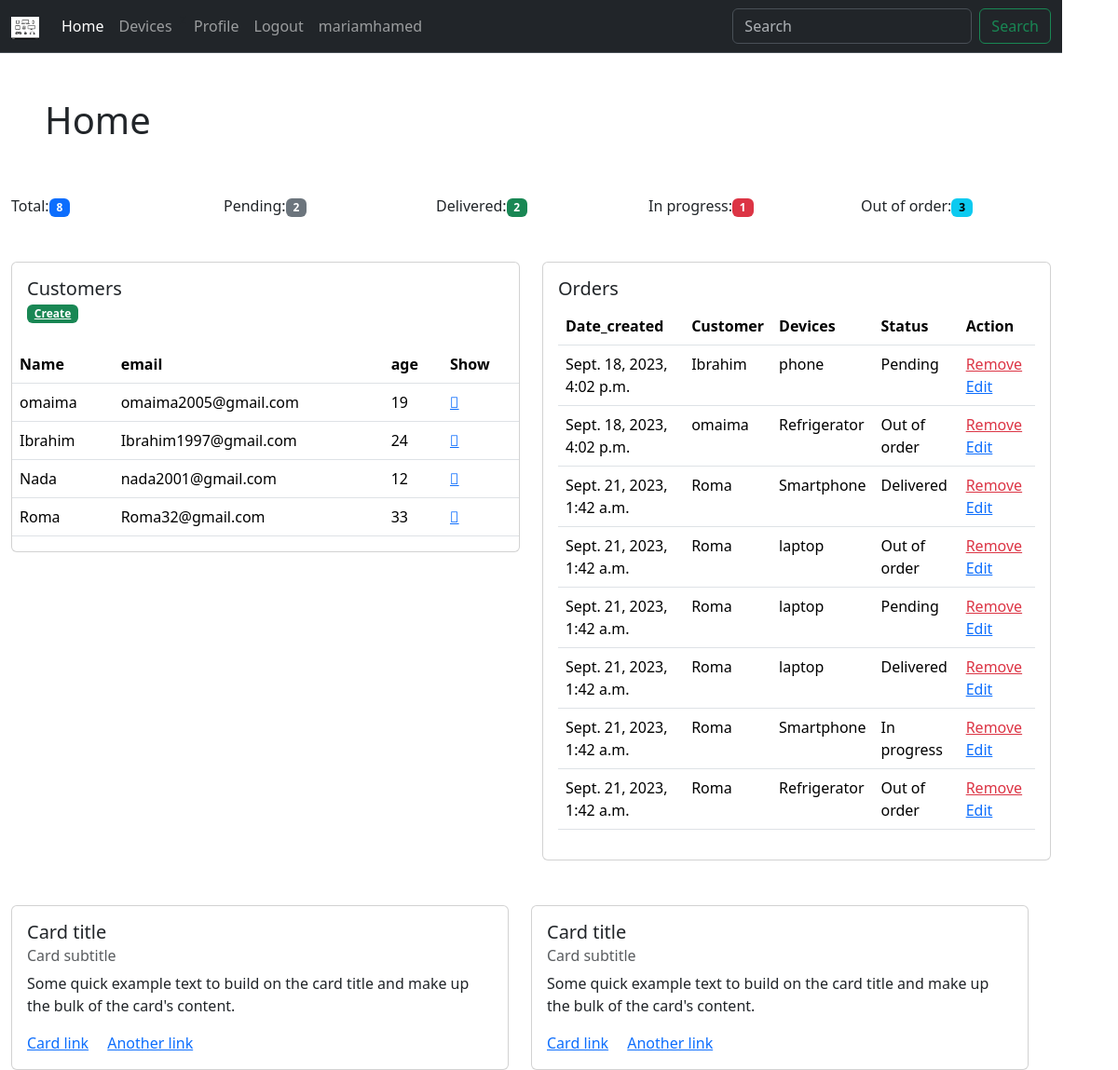
The app's page / (signed in) with its own data.
### Electronicsstore/models.py (models this page shows)
class Customer(models.Model):
    name  = models.CharField(max_length = 90, null =True)
    email = models.CharField(max_length = 90, null = True)
    phone = models.CharField(max_length = 90, null = True)
    age   = models.CharField(max_length = 90, null = True)
    date_created =models.DateTimeField(auto_now_add = True , null=True)
    def __str__(self):
        return self.name

class Order(models.Model):
    STATUS= (
        ('Pending','Pending'),
        ('Delivered','Delivered'),
        ('In progress' , 'In progress'),
        ('Out of order', 'out of ordfer'),
    )
    customer = models.ForeignKey( Customer, null = True , on_delete=models.SET_NULL)
    devices = models.ForeignKey(Devices,null = True ,on_delete =models.SET_NULL )
    date_created =models.DateTimeField(auto_now_add = True , null=True)
    status = models.CharField(max_length =99 , null =True ,choices =STATUS)

class Devices(models.Model):
    STATUSs = (
        ('Technology','Technology'),
        ('Household devices','Household devices'),
    )
    STATUS = (
        ('Iphone','Iphone'),
        ('Samsung','Samsung'),
        ('Huawei','Huawei'),
        ('LG','LG'),
        ('Sony','Sony'),
        ('TOSHIBA','TOSHIBA'),
    )
    type =  models.CharField(max_length = 60 ,null = True ,choices =STATUSs)
    name  = models.CharField(max_length = 60 ,null = True)
    price = models.FloatField(null = True)
    mark  = models.CharField(max_length = 60 ,null = True ,choices =STATUS)
    features = models.CharField(max_length = 60 ,null = True)
    date_created =models.DateTimeField(auto_now_add = True , null=True)
    def __str__(self):
        return self.name

### Electronicsstore/views.py (the view)
# urls.py: path('' ,views.home ,name ="home"),
def home(request):
    customers= Customer.objects.all()
    orders = Order.objects.all()
    T_orders = orders.count()
    p_orders = orders.filter(status = 'Pending').count()
    D_orders = orders.filter (status = 'Delivered').count()
    In_orders = orders.filter (status = 'In progress').count()
    Out_orders = orders.filter (status = 'Out of order').count()
    context ={'customers':customers ,
              'orders':orders,
              'T_orders':T_orders ,
              'P_orders': p_orders ,
              'D_orders': D_orders ,
              'In_orders':In_orders,
              'Out_orders': Out_orders ,
              }
    return  render(request ,'Electronicsstore/dasboard.html',context)

### Electronicsstore/templates/Electronicsstore/dasboard.html (shortened to what this page needs)
{% extends 'Electronicsstore/main.html' %}
{% block content %}
<h1 class = "p-5 ">Home</h1>
<div class="container pb-5">
    <div class="row">
      <div class="col">
        Total:<span class="badge text-bg-primary">{{T_orders}}</span>
      </div>
      <div class="col">
        Pending:<span class="badge text-bg-secondary">{{P_orders}}</div></span>
      <div class="col">
        Delivered:<span class="badge text-bg-success">{{D_orders}}</div></span>
      <div class="col">
        In progress:<span class="badge text-bg-danger">{{In_orders}}</span>
      </div>
      <div class="col">
        Out of order:<span class="badge text-bg-info">{{Out_orders}}</span>
      </div>
    </div>
  </div>
<div class="container ">
    <div class="row">
      <div class="col">
        <div class="card">
            <div class="card-body">
              <h5 class="card-title">Customers</h5>
              <h6 class="card-subtitle mb-2 text-body-secondary"><a class="badge text-bg-success" href ='#'>Create</a></h6>
            </div>
<table class="table">
    <thead>
      <tr>
        <th scope="col">Name</th>
        <th scope="col">email</th>
        <th scope="col">age</th>
        <th scope="col">Show</th>
      </tr>
    </thead>
    <tbody>
      <tr>
        {% for item in customers %}
        <td>{{item.name}}</td>
        <td>{{item.email}}</td>
        <td>{{item.age}}</td>
        <td> <a href ={% url 'customer' item.id %}><i class="fa-solid fa-eye"></i></a></td>
      </tr>
      {% endfor %}
    </tbody>
  </table>
          </div>
      </div>
      <div class="col">
        <div class="card">
            <div class="card-body">
              <h5 class="card-title">Orders</h5>
            <table class="table">
                <thead>
                  <tr>
                    <th scope="col">Date_created</th>
                    <th scope="col">Customer</th>
                    <th scope="col">Devices</th>
                    <th scope="col">Status</th>
                    <th scope="col">Action</th>
                  </tr>
                </thead>
                <tbody>
                  <tr>
                    {% for item in  orders  %}
                    <td>{{item.date_created}}</td>
                    <td>{{item.customer}}</td>
                    <td>{{item.devices}}</td>
                    <td>{{item.status}}</td>
                    <td>
                        <a class = "text-danger" href= {% url 'delete' item.id %} >Remove</a>
                        <a href={% url 'update' item.id %} >Edit</a>
                    </td>
                  </tr>
                  {% endfor %}
                </tbody>
              </table>
          </div>
      </div>
    </div>
    <div class="row pt-5">
      <div class="col">
        <div class="card">
            <div class="card-body">
              <h5 class="card-title">Card title</h5>
              <h6 class="card-subtitle mb-2 text-body-secondary">Card subtitle</h6>
              <p class="card-text">Some quick example text to build on the card title and make up the bulk of the card's content.</p>
              <a href="#" class="card-link">Card link</a>
              <a href="#" class="card-link">Another link</a>
            </div>
          </div>
      </div>
      <div class="col">
        <div class="card">
            <div class="card-body">
              <h5 class="card-title">Card title</h5>
              <h6 class="card-subtitle mb-2 text-body-secondary">Card subtitle</h6>
              <p class="card-text">Some quick example text to build on the card title and make up the bulk of the card's content.</p>
              <a href="#" class="card-link">Card link</a>
              <a href="#" class="card-link">Another link</a>
            </div>
          </div>
      </div>
    </div>
  </div>
{% endblock %}

### Electronicsstore/templates/Electronicsstore/navbar.html (shortened to what this page needs)
{% load static %}
<nav class="navbar navbar-expand-lg navbar bg-dark border-bottom border-body" data-bs-theme="dark">
    <div class="container-fluid">
      <a class="navbar-brand" href={% url 'home'%}><img src="{% static '/images/device.png' %}" alt="Bootstrap" width="30" height="24"></a>
      <div class="collapse navbar-collapse" id="navbarSupportedContent">
        <ul class="navbar-nav me-auto mb-2 mb-lg-0">
          <li class="nav-item">
            <a class="nav-link active" aria-current="page" href = {% url 'home'%}>Home</a>
          </li>
          <li class="nav-item">
            <a class="nav-link" href= {% url 'devices' %}>Devices</a>
          </li>z
          <li class="nav-item">
            <a class="nav-link" href= {% url 'profile'%}>Profile</a>
          </li>
          <li class="nav-item">
            <a class="nav-link" href= {% url 'logout'%}>Logout</a>
          </li>
          <li class="nav-item">
            <a class="nav-link" href="#">{{request.user}}</a>
          </li>
        </ul>
        <form class="d-flex" role="search">
          <input class="form-control me-2" type="search" placeholder="Search" aria-label="Search">
          <button class="btn btn-outline-success" type="submit">Search</button>
        </form>
      </div>
    </div>
  </nav>

### Electronicsstore/templates/Electronicsstore/main.html (style rules this page uses)
body { display: flex; margin: 0; background-color : powerblue }

### records on screen
Customer: name "omaima", email "omaima2005@gmail.com", age "19"
Customer: name "Ibrahim", email "Ibrahim1997@gmail.com", age "24"
Customer: name "Nada", email "nada2001@gmail.com", age "12"
Customer: name "Roma", email "Roma32@gmail.com", age "33"
Order: date_created "Sept. 18, 2023, 4:02 p.m.", customer "Ibrahim", devices "phone", status "Pending"
Order: date_created "Sept. 18, 2023, 4:02 p.m.", customer "omaima", devices "Refrigerator", status "Out of order"
Order: date_created "Sept. 21, 2023, 1:42 a.m.", customer "Roma", devices "Smartphone", status "Delivered"
Order: date_created "Sept. 21, 2023, 1:42 a.m.", customer "Roma", devices "laptop", status "Out of order"
Order: date_created "Sept. 21, 2023, 1:42 a.m.", customer "Roma", devices "laptop", status "Pending"
Order: date_created "Sept. 21, 2023, 1:42 a.m.", customer "Roma", devices "laptop", status "Delivered"
Order: date_created "Sept. 21, 2023, 1:42 a.m.", customer "Roma", devices "Smartphone", status "In progress"
Order: date_created "Sept. 21, 2023, 1:42 a.m.", customer "Roma", devices "Refrigerator", status "Out of order"

### other values on screen
{{ request.user }} "mariamhamed"
{{ T_orders }} "8"
{{ P_orders }} "2"
{{ D_orders }} "2"
{{ In_orders }} "1"
{{ Out_orders }} "3"
